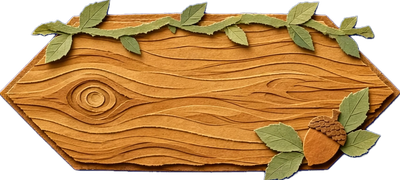
#> input picture game/assets/ui/paper/wood/placa_grande_normal.png, 400 x 180 px
$ python make_diagram_placas_v2.py
#> lines starting #> are read from the running program, lines starting #| are printed output that depends on the picture
#!/usr/bin/env python3
"""Gera o diagrama da mudança (Regra 20) da família de placas de madeira v2
e da integração no rodapé das formigas.

Entrada das imagens: capturas em /tmp/fumiga-shot (fora do Git).
Saída: slice-box/diagrama-placas-madeira-v2.png
"""
from pathlib import Path
from PIL import Image, ImageDraw, ImageFont

ROOT = Path(__file__).resolve().parents[1]
WOOD = ROOT / "game/assets/ui/paper/wood"
SHOT = Path("/tmp/fumiga-shot")
OUT = ROOT / "slice-box/diagrama-placas-madeira-v2.png"
FONT_TTF = ROOT / "game/assets/font/KiwiSoda.ttf"

GOLD = (255, 212, 121, 255)
CREAM = (242, 228, 195, 255)
DIM = (192, 174, 142, 255)
GREEN = (138, 212, 148, 255)
RED = (235, 108, 96, 255)
INK = (73, 53, 33, 255)


def font(px):
    return ImageFont.truetype(str(FONT_TTF), px)


def paste_fit(canvas, im, box):
    x, y, w, h = box
    sw, sh = im.size
    s = min(w / sw, h / sh)
    fw, fh = max(1, round(sw * s)), max(1, round(sh * s))
    ox, oy = x + (w - fw) // 2, y + (h - fh) // 2
    resized = im.resize((fw, fh), Image.Resampling.LANCZOS)
    canvas.paste(resized, (ox, oy), resized)


def label(d, x, y, text, f, fill, box_w=None):
    d.text((x, y), text, font=f, fill=fill)


def bullets(d, x, y, lines, f, fill=CREAM, step=22):
    for i, t in enumerate(lines):
        d.text((x, y + i * step), "- " + t, font=f, fill=fill)


def main():
    W, H = 1920, 2000
    cv = Image.new("RGBA", (W, H), (28, 21, 15, 255))
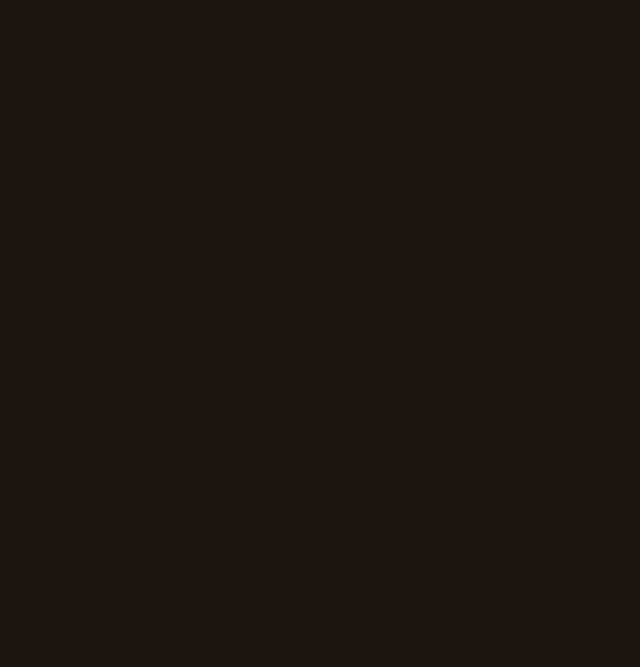
#> cv: PIL image 1920x2000 RGBA (shown at 1/3 size); mean R, G, B, A 28, 21, 15, 255
    d = ImageDraw.Draw(cv)

    f_title = font(30)
    f_sub = font(16)
    f_sec = font(20)
    f_lbl = font(15)
    f_small = font(13)

    d.text((36, 22), "DIAGRAMA DA MUDANÇA — FAMÍLIA DE PLACAS DE MADEIRA v2 + RODAPÉ DAS FORMIGAS (2026-10-19)",
           font=f_title, fill=GOLD)
    d.text((36, 60), "Arte: spritesheet v2 aprovada (4 tábuas) | Regra 21/22: sprite INTEIRO (escala uniforme), texto dentro da madeira calma medida (PLACA_QUIET)",
           font=f_sub, fill=CREAM)

    # ---------------------------------------------------------------- 1. FAMÍLIA
    d.rounded_rectangle((28, 96, W - 28, 560), radius=10, fill=(40, 30, 22, 255), outline=(98, 74, 48, 255), width=2)
    d.text((48, 108), "1. A FAMÍLIA DE PLACAS (v2 APROVADA) — 4 VARIAÇÕES DA MESMA TÁBUA, CADA UMA COM A SUA ÁREA DE TEXTO MEDIDA",
           font=f_sec, fill=GOLD)
    d.text((48, 136), "Placas: grande 400×180 (2,22:1) · media 326×90 (3,62:1) · pequena 312×100 (3,12:1) · cartao 87×200 (0,43:1)",
           font=f_small, fill=DIM)

    quiet = {
        "placa_grande": (0.30, 0.32, 0.54, 0.88),
        "placa_media": (0.18, 0.16, 0.71, 0.84),
        "placa_pequena": (0.06, 0.16, 0.60, 0.84),
        "placa_cartao": (0.16, 0.31, 0.84, 0.74),
    }
    nomes = {"placa_grande": "GRANDE", "placa_media": "MÉDIA",
             "placa_pequena": "PEQUENA", "placa_cartao": "CARTÃO"}
    bx, by, bw, bh = 48, 170, 440, 300
    for i, (k, nome) in enumerate(nomes.items()):
        col = i % 2
        row = i // 2
        x0 = bx + col * 470
        y0 = by + row * 185
        im = Image.open(WOOD / f"{k}_normal.png").convert("RGBA")
#> im is the input picture: PIL image 400x180 RGBA; mean R, G, B, A 136, 93.8, 42.6, 190.8
        paste_fit(cv, im, (x0, y0, bw, 120))
#> in paste_fit, `resized = im.resize((fw, fh), Image.Resampling.LANCZOS)`:
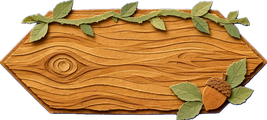
#> resized: PIL image 267x120 RGBA; mean R, G, B, A 138.1, 95.5, 44.4, 190.8; transparent parts drawn white
#> in paste_fit, `canvas.paste(resized, (ox, oy), resized)`:
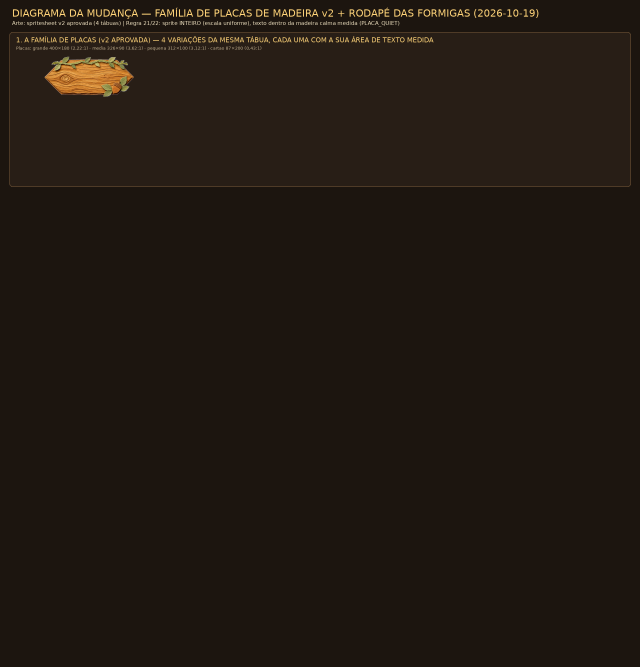
#> canvas: PIL image 1920x2000 RGBA (shown at 1/3 size); mean R, G, B, A 32.9, 24.8, 17.5, 255; transparent parts drawn white
        q = quiet[k]
        # marca a area de texto medida sobre a arte desenhada
        sw, sh = im.size
#> sw = 400; sh = 180
        s = min(bw / sw, 120 / sh)
#> s = 0.667
        fw, fh = round(sw * s), round(sh * s)
#> fw = 267; fh = 120
        ox, oy = x0 + (bw - fw) // 2, y0 + (120 - fh) // 2
#> ox = 134; oy = 170
        d.rectangle((ox + q[0] * fw, oy + q[1] * fh, ox + q[2] * fw, oy + q[3] * fh),
                    outline=(235, 108, 96, 255), width=2)
        d.text((x0, y0 + 126), f"{nome} — área de texto {k[6:]}: "
                              f"x {q[0]:.2f}..{q[2]:.2f} · y {q[1]:.2f}..{q[3]:.2f}",
               font=f_small, fill=DIM)
#> pass 2 of the loop in main, `for i, (k, nome) in enumerate(nomes.items()):`:
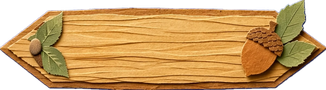
#> input picture game/assets/ui/paper/wood/placa_media_normal.png, 326 x 90 px
#> in main, im is the input picture: PIL image 326x90 RGBA; mean R, G, B, A 152.7, 112.7, 59.7, 197.3
#> in paste_fit (call 2), `resized = im.resize((fw, fh), Image.Resampling.LANCZOS)`:
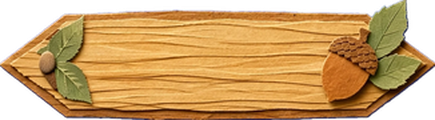
#> resized: PIL image 435x120 RGBA; mean R, G, B, A 153.8, 113.8, 60.7, 197.2; transparent parts drawn white
#> in paste_fit (call 2), `canvas.paste(resized, (ox, oy), resized)`:
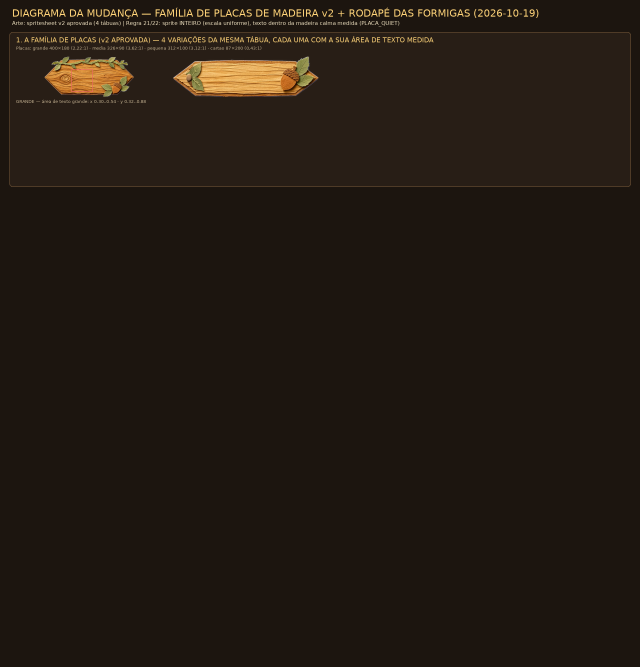
#> canvas: PIL image 1920x2000 RGBA (shown at 1/3 size); mean R, G, B, A 34.6, 26, 18.1, 255; transparent parts drawn white
    bullets(d, 990, 176, [
        "O botão IRMÃS usava a placa quadrada 144×144 espremida em 92×64:",
        "a arte era deformada e o texto saía da madeira.",
        "A v1 (miolo de papel creme emoldurado) foi REJEITADA:",
        "o usuário pediu um botão de verdade, não uma moldura de HUD.",
        "A v2 é madeira no corpo todo, com folha e bolota nas pontas.",
        "Cada variação tem a área calma medida À MÃO sobre a arte real",
        "(o algoritmo automático falhava: a fibra da madeira quebra as",
        "linhas em trechos curtos e o centro cai sobre ornamento).",
        "O texto vive nessa área; o sprite nunca é cortado nem deformado.",
    ], f_small, step=21)

    # ------------------------------------------------- 2. RODAPÉ DAS FORMIGAS
    d.rounded_rectangle((28, 580, W - 28, 1090), radius=10, fill=(40, 30, 22, 255), outline=(98, 74, 48, 255), width=2)
    d.text((48, 592), "2. RODAPÉ DAS FORMIGAS (RUN) — BOTÃO IRMÃS E CARDS DA LOJA", font=f_sec, fill=GOLD)
    d.text((1400, 592), "game/js/game.js (drawHUD · barra de formigas)", font=f_small, fill=DIM)

    d.rounded_rectangle((48, 626, 660, 668), radius=6, fill=(72, 32, 32, 255), outline=(140, 70, 60, 255), width=2)
    d.text((62, 634), "ANTES — placa quadrada esmagada + texto fora da arte", font=f_lbl, fill=RED)
    d.rounded_rectangle((1000, 626, 1612, 668), radius=6, fill=(34, 52, 34, 255), outline=(80, 130, 80, 255), width=2)
    d.text((1014, 634), "DEPOIS — tábuas da família v2, texto na madeira calma", font=f_lbl, fill=GREEN)

    antes = Image.open(SHOT / "diag/antes-rodape.png").convert("RGBA")
    depois = Image.open(SHOT / "diag/depois-rodape.png").convert("RGBA")
    paste_fit(cv, antes, (48, 680, 900, 200))
    paste_fit(cv, depois, (1000, 680, 900, 200))
    bullets(d, 48, 900, [
        "IRMÃS 92×64 esmagava a placa mini 144×144 (arte deformada).",
        "Os 10 cards da loja (38×64) mostravam o formigueiro e o preço",
        "por cima do ornamento: nada legível.",
    ], f_small)
    bullets(d, 1000, 900, [
        "IRMÃS: placa 'media' 160×44, formiga + IRMÃS + ABRIR (Q) dentro",
        "da faixa calma (0,16..0,84 da altura).",
        "Cards da loja: placa 'cartao' 30×64, formiga + preço + faixa de",
        "grupo; o formigueiro: placa 'pequena' 190×60 com o nome do bioma.",
    ], f_small)

    # --------------------------------------------------------- 3. ÁRVORE (NAV)
    d.rounded_rectangle((28, 1110, W - 28, 1450), radius=10, fill=(40, 30, 22, 255), outline=(98, 74, 48, 255), width=2)
    d.text((48, 1122), "3. ÁRVORE DA EVOLUÇÃO — NAVEGAÇÃO (MEMÓRIAS / PROFECIAS / VOLTAR)", font=f_sec, fill=GOLD)
    d.text((1400, 1122), "game/js/meta.js (drawTreeHUD)", font=f_small, fill=DIM)
    d.rounded_rectangle((48, 1156, 660, 1198), radius=6, fill=(72, 32, 32, 255), outline=(140, 70, 60, 255), width=2)
    d.text((62, 1164), "ANTES — a seta de madeira antiga, texto espremido", font=f_lbl, fill=RED)
    d.rounded_rectangle((1000, 1156, 1612, 1198), radius=6, fill=(34, 52, 34, 255), outline=(80, 130, 80, 255), width=2)
    d.text((1014, 1164), "DEPOIS — placa 'media' 124×44, tinta creme com sombra", font=f_lbl, fill=GREEN)
    antes = Image.open(SHOT / "diag/antes-nav.png").convert("RGBA")
    depois = Image.open(SHOT / "diag/depois-nav.png").convert("RGBA")
    paste_fit(cv, antes, (48, 1210, 900, 120))
    paste_fit(cv, depois, (1000, 1210, 900, 120))
    bullets(d, 48, 1344, [
        "A seta antiga encolhia para 124×44 e o rótulo ficava ilegível",
        "em cima do ornamento.",
    ], f_small)
    bullets(d, 1000, 1344, [
        "A tábua entra inteira (escala uniforme) e o rótulo fica na madeira",
        "calma: creme com sombra escura recorta a palavra no veio da madeira.",
    ], f_small)

    # --------------------------------------------------- 4. SELECIONE O MODO
    d.rounded_rectangle((28, 1470, W - 28, 1960), radius=10, fill=(40, 30, 22, 255), outline=(98, 74, 48, 255), width=2)
    d.text((48, 1482), "4. SELECIONE O MODO — BOTÃO JOGAR DO CARD", font=f_sec, fill=GOLD)
    d.text((1400, 1482), "game/js/render.js (drawModeCards)", font=f_small, fill=DIM)
    d.rounded_rectangle((48, 1516, 660, 1558), radius=6, fill=(72, 32, 32, 255), outline=(140, 70, 60, 255), width=2)
    d.text((62, 1524), "ANTES — retângulo chapado solto no card", font=f_lbl, fill=RED)
    d.rounded_rectangle((1000, 1516, 1612, 1558), radius=6, fill=(34, 52, 34, 255), outline=(80, 130, 80, 255), width=2)
    d.text((1014, 1524), "DEPOIS — placa 'grande' (a tábua-modelo) com JOGAR", font=f_lbl, fill=GREEN)
    antes = Image.open(SHOT / "diag/antes-jogar.png").convert("RGBA")
    depois = Image.open(SHOT / "diag/depois-jogar.png").convert("RGBA")
    paste_fit(cv, antes, (48, 1570, 900, 230))
    paste_fit(cv, depois, (1000, 1570, 900, 230))
    bullets(d, 48, 1810, [
        "O botão era um retângulo colorido desenhado à mão: não tinha",
        "madeira nenhuma e brigava com o card escuro.",
    ], f_small)
    bullets(d, 1000, 1810, [
        "A placa 'grande' (a tábua-modelo aprovada) entra inteira, com o",
        "JOGAR em creme com sombra na faixa calma central.",
        "As OPÇÕES/configurações continuam com a placa antiga (Regra: não",
        "usar o mesmo botão para tudo).",
    ], f_small)

    d.rounded_rectangle((28, 1975 - 40, W - 28, 1975), radius=8, fill=(40, 30, 22, 255), outline=(98, 74, 48, 255), width=2)
    d.text((48, 1944), "Regra 21/22: nenhum sprite deformado ou cortado — a arte entra inteira, com escala uniforme; "
                       "o texto se adapta à madeira calma (PLACA_QUIET) e encolhe se não couber.",
           font=f_small, fill=DIM)

    OUT.parent.mkdir(parents=True, exist_ok=True)
    cv.convert("RGB").save(OUT, quality=95)
    print("->", OUT, cv.size)


if __name__ == "__main__":
#> (the run stopped early here; a loop or call above may not have finished)
